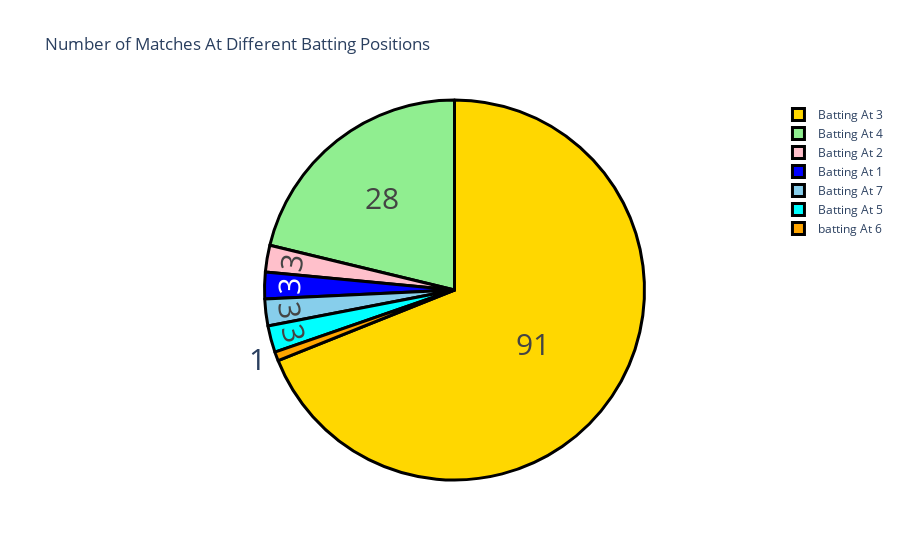

Write notebook code for a chart like this one.
### Code cell
# Batting Positions
data["Pos"] = data["Pos"].map({3.0: "Batting At 3", 4.0: "Batting At 4", 2.0: "Batting At 2", 
                               1.0: "Batting At 1", 7.0:"Batting At 7", 5.0:"Batting At 5", 
                               6.0: "batting At 6"})

Pos = data["Pos"].value_counts()
label = Pos.index
counts = Pos.values
colors = ['gold','lightgreen', "pink", "blue", "skyblue", "cyan", "orange"]

fig = go.Figure(data=[go.Pie(labels=label, values=counts)])
fig.update_layout(title_text='Number of Matches At Different Batting Positions')
fig.update_traces(hoverinfo='label+percent', textinfo='value', textfont_size=30,
                  marker=dict(colors=colors, line=dict(color='black', width=3)))
fig.show()

### Figure 1 — Plotly figure (JSON) as saved in the notebook; plotly's stock layout.template omitted (floating-point values rounded to 4 significant figures)
{"data": [{"hoverinfo": "label+percent", "labels": ["Batting At 3", "Batting At 4", "Batting At 2", "Batting At 1", "Batting At 7", "Batting At 5", "batting At 6"], "marker": {"colors": ["gold", "lightgreen", "pink", "blue", "skyblue", "cyan", "orange"], "line": {"color": "black", "width": 3}}, "textfont": {"size": 30}, "textinfo": "value", "type": "pie", "values": [91, 28, 3, 3, 3, 3, 1]}], "layout": {"title": {"text": "Number of Matches At Different Batting Positions"}}}
